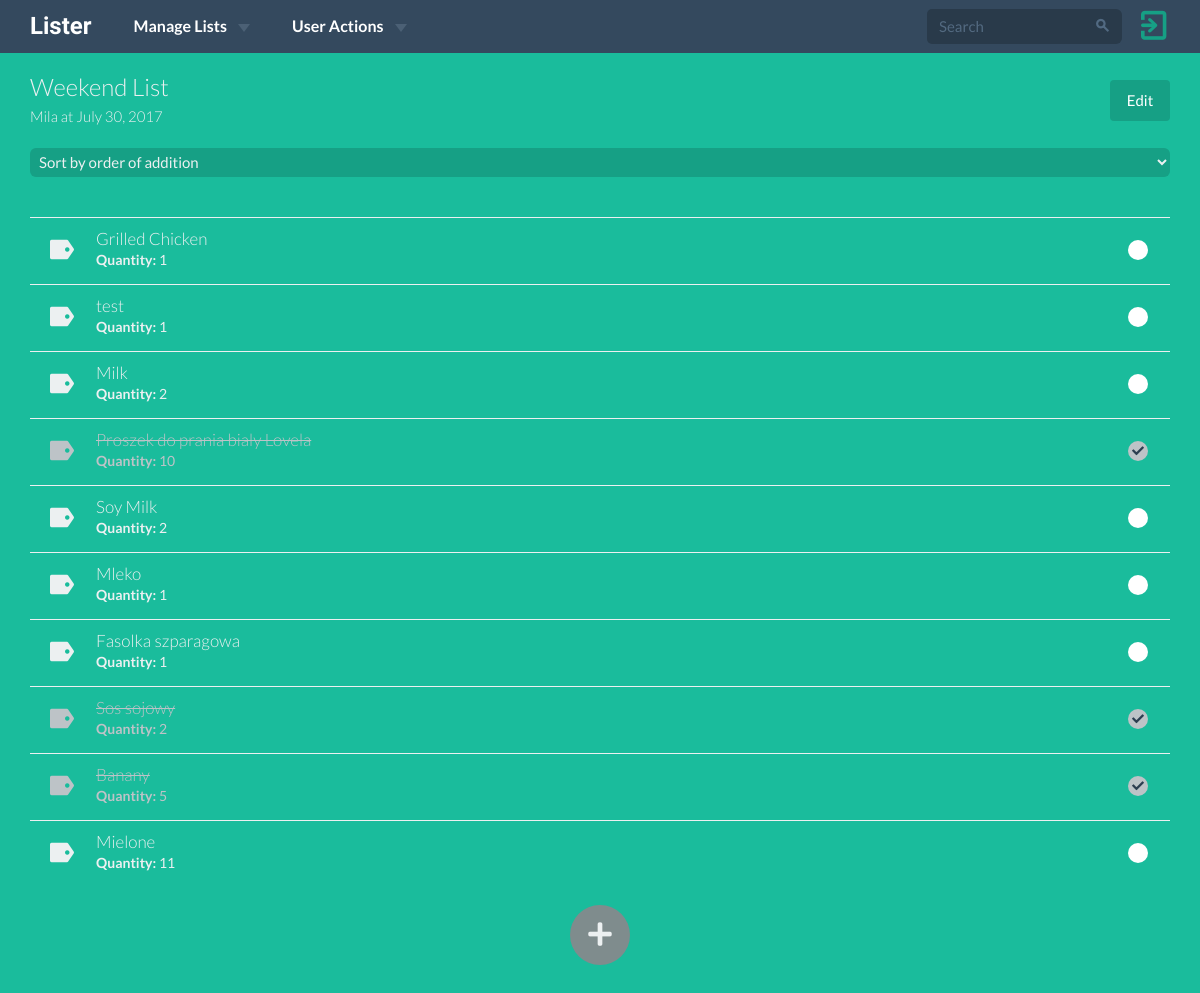
/lists/11/ (signed in), run on an earlier commit of the app's database.
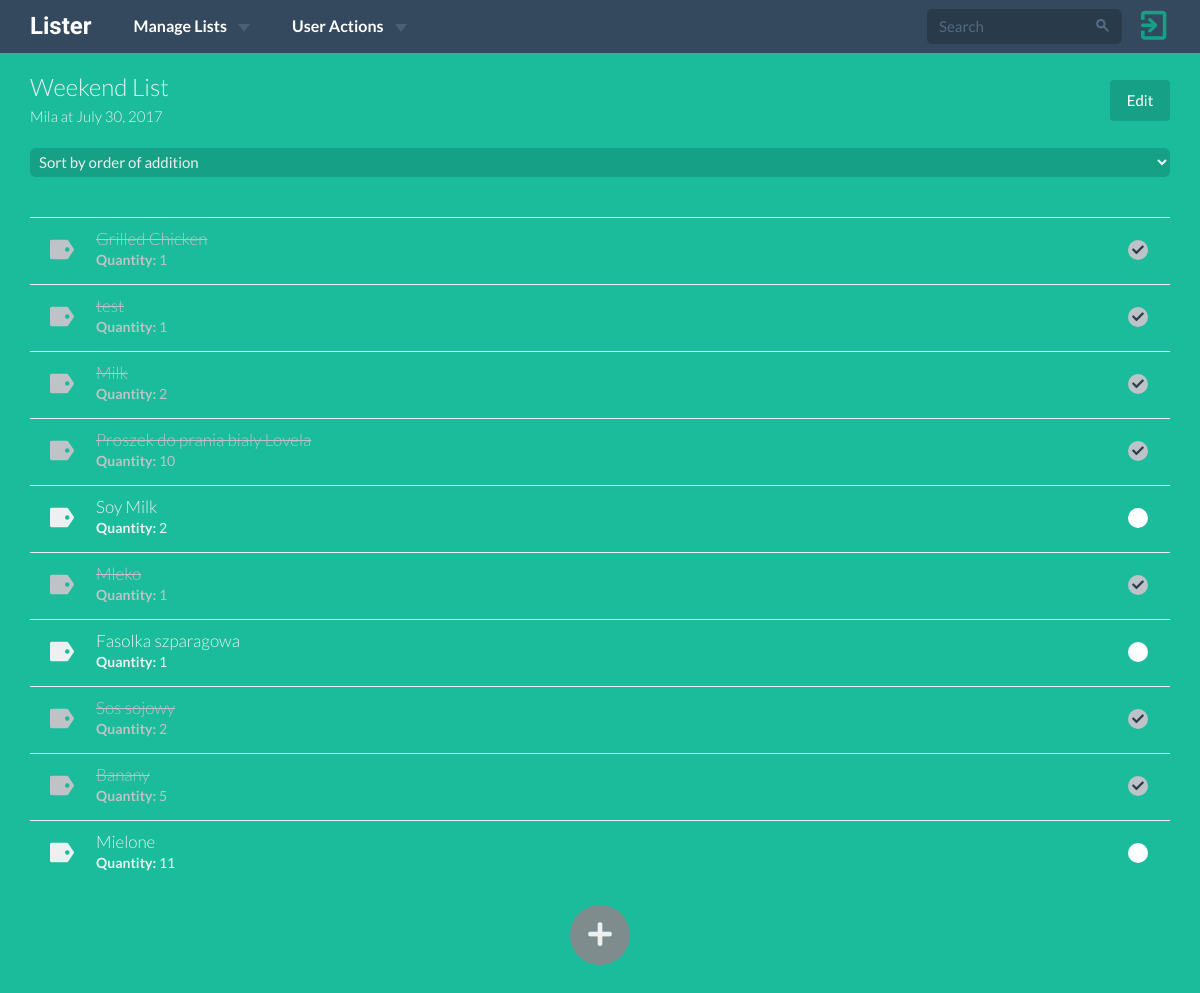
And on a later commit of the database.
### lists/models.py (models this page shows, shortened)
class ShoppingItem(models.Model):
    name = models.CharField(max_length=30, blank=True, null=True)
    item = models.ForeignKey(Item, on_delete=models.CASCADE,
                             null=True, blank=True)
    shopping_list = models.ForeignKey('ShoppingList', on_delete=models.CASCADE)
    quantity = models.PositiveSmallIntegerField(default=1)
    bought = models.BooleanField(default=False)
    class Meta:
        ordering = ['-pk']

### lists/views.py (the view)
# urls.py: url(r'^(?P<pk>\d+)/$', views.ShoppingListDetailView.as_view(),
class ShoppingListDetailView(View):
    @method_decorator(login_required(login_url='users:login_view'))
    @user_is_list_owner
    def get(self, request, pk):
        template = 'lists/shopping_list_detail.html'
        shopping_list = get_object_or_404(ShoppingList, pk=pk)
        shopping_items = shopping_list.shopping_items
        sort_request = request.GET.get('sort_by')
        if sort_request == 'name':
            shopping_items = shopping_items.order_by('name')
        elif sort_request == 'category':
            shopping_items = shopping_items.order_by('item__category')
        elif sort_request == 'bought':
            shopping_items = shopping_items.order_by('bought')
        context = {
            'shopping_list': shopping_list,
            'shopping_items': shopping_items,
        }
        return render(request, template, context)

### lists/models.py (called while the page is built)
    @property
    def shopping_items(self):
        shopping_items = ShoppingItem.objects.filter(shopping_list=self)
        return shopping_items

### lists/templates/lists/shopping_list_detail.html (shortened to what this page needs)
{% extends 'base.html' %} {% block head_title %}List {{ list.name }} {% endblock %} {% block content %} {% load staticfiles %}
<div class="detail-wrapper">
    <div class="container">
        <div class="row">
            <div class="col-md-12 list-info">
                <h6>{{ shopping_list.name }}</h6>
                <p class="list-desc"><small>{{ shopping_list.shop }} at {{ shopping_list.date }}</small></p>
                <a href="{% url 'lists:edit_shopping_list_view' pk=shopping_list.pk %}" class="btn btn-block btn-primary btn-edit">Edit</a>
            </div>
        </div>
        <div class="row">
            <div class="col-sm-12">
                <select id="list-sort" class="form-control select select-primary select-block mbl">
                    <option value="pk">Sort by order of addition</option>
                </select>
            </div>
            <div class="col-md-12 col-xs-12">
                <div class="todo list-items">
                    <ul>
                        {% for item in shopping_items %}
                        <li class="list-item {% if item.bought %} todo-done {% endif %}" list-item-pk="{{item.pk}}">
                            <div class="todo-icon fui-tag"></div>
                            <div class="todo-content">
                                <h4 class="todo-name">
                                    {{ item.name }}
                                </h4>
                                <strong>Quantity:</strong> {{ item.quantity }}
                            </div>
                        </li>
                        {% endfor %}
                    </ul>
                </div>
            </div>
        </div>
        <a href="{% url 'lists:add_items_to_list_view' pk=shopping_list.pk %}">
            <div class="add-items-plus">
            </div>
        </a>
    </div>
</div>
{% endblock %}

What changed in the data, as far as the page shows it:
changed ShoppingItem "Grilled Chicken": bought False → True (drawn)
changed ShoppingItem "test": bought False → True (drawn)
changed ShoppingItem "Milk": bought False → True (drawn)
changed ShoppingItem "Mleko": bought False → True (drawn)
